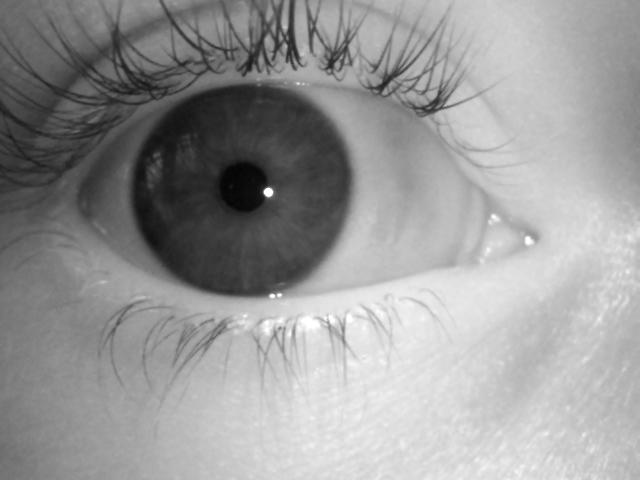
%> input picture Biometria/lab04/oko2.jpg, 640 x 480 px
$ octave lab42.m   (GNU Octave 9; MATLAB toolbox functions it lacks are replaced by stand-ins)
%> lines starting %> are read from the running program, lines starting %| are printed output that depends on the picture
### Biometria/lab04/polar_transform.m
function [polar_tab, szum_tab] = polar_transform(obraz, x_tecz, y_tecz, r_tecz,...
x_zre, y_zre, r_zre, radpixels, angulardiv)
% normalizacja - wykonuje normalizacje rejonu têczówki przez rozwiniêcie
% do wspó³rzêdnych biegunowych
%   Imput:
% obraz - pole z têczówk¹
% x_tecz - wspó³rzêdna x okrêgu okreœlaj¹cego granicê têczówki
% y_tecz - wspó³rzêdna y okrêgu okreœlaj¹cego granicê têczówki
% r_tecz - promieñ okrêgu otaczaj¹cego têczówkê
% x_zre - wspó³rzêdna x okrêgu okreœlaj¹cego granicê Ÿrenicy
% y_zre - wspó³rzêdna x okrêgu okreœlaj¹cego granicê Ÿrenicy
% r_zre - promieñ okrêgu otaczaj¹cego Ÿrenicê
% radpixels - promieniowy rozk³ad, okreœlaj¹cy pionowy wymiar
%                         znormalizowanej reprezentacji
% angulardiv - k¹towy rozk³ad, okreœlaj¹cy poziomy wymiar
%                         znormalizowanej reprezentacji
%
%   Output:
% polar_tab
% szum_tab

radiuspixels = radpixels + 2;
angledivisions = angulardiv-1;

theta = 0:2*pi/angledivisions:2*pi;

x_tecz = double(x_tecz);
y_tecz = double(y_tecz);
r_tecz = double(r_tecz);

x_zre = double(x_zre);
y_zre = double(y_zre);
r_zre = double(r_zre);

% obliczanie przesuniêcia œrodka Ÿrenicy od œrodka têczówki
ox = x_zre - x_tecz;
oy = y_zre - y_tecz;

if ox <= 0
    sgn = -1;
elseif ox > 0
    sgn = 1;
end

if ox==0 && oy > 0

    sgn = 1;

end

theta = double(theta);

a = ones(1,angledivisions+1)* (ox^2 + oy^2);

% ox = 0
if ox == 0
    phi = pi/2;
else
    phi = atan(oy/ox);
end

b = sgn.*cos(pi - phi - theta);

% obliczenie promienia wokó³ têczówki jako funkcji k¹ta
r = (sqrt(a).*b) + ( sqrt( a.*(b.^2) - (a - (r_tecz^2))));

r = r - r_zre;

rmat = ones(1,radiuspixels)'*r;

rmat = rmat.* (ones(angledivisions+1,1)*[0:1/(radiuspixels-1):1])';
rmat = rmat + r_zre;

% wykluczenie wartoœci granicy miêdzy têczówk¹ i Ÿrenic¹,
% miêdzy têczówk¹ i twardówk¹, gdy¿ wprowadzaj¹ zak³ócenia
rmat  = rmat(2:(radiuspixels-1), :);

% obliczanie kartezjañskich wspó³rzêdnych ka¿dego punktu danych wokó³
% ko³owego regionu têczówki
xcosmat = ones(radiuspixels-2,1)*cos(theta);
xsinmat = ones(radiuspixels-2,1)*sin(theta);

xo = rmat.*xcosmat;
yo = rmat.*xsinmat;

xo = x_zre+xo;
yo = y_zre-yo;

% wyliczanie wartoœci intensywnoœci do znormalizowanej reprezentacji przez
% interpolacjê
[x,y] = meshgrid(1:size(obraz,2),1:size(obraz,1));
polar_tab = interp2(x,y,obraz,xo,yo);

% tworzenie tablicy zak³óceñ z lokalizacj¹ wartoœci NaN
szum_tab = zeros(size(polar_tab));
wspolrzedne = find(isnan(polar_tab));
szum_tab(wspolrzedne) = 1;
polar_tab = double(polar_tab)./255;

% Usuwanie NaN przed wykonaniem transformacji biegunowej
wspolrzedne = find(isnan(polar_tab));
polar_tab2 = polar_tab;
polar_tab2(wspolrzedne) = 0.5;
avg = sum(sum(polar_tab2)) / (size(polar_tab,1)*size(polar_tab,2));
polar_tab(wspolrzedne) = avg;

### Biometria/lab04/lab42.m
% Krok 1: Wczytanie obrazu i konwersja do skali szarości
clear all; close all; clc;
oko = imread('oko2.jpg'); % Wczytanie obrazu oka
%> oko is the input picture: size 480x640 uint8; min 3, max 255, mean 152.6
if size(oko, 3) == 3
    oko = rgb2gray(oko); % Konwersja do skali szarości, jeśli obraz jest kolorowy
end
figure; imshow(oko); title('Oryginalny obraz oka');

% Krok 2: Wykrywanie krawędzi przy użyciu operatora Canny'ego
edges = edge(oko, 'Canny', [0.01 0.1]); % Dostosowanie progów [min max]
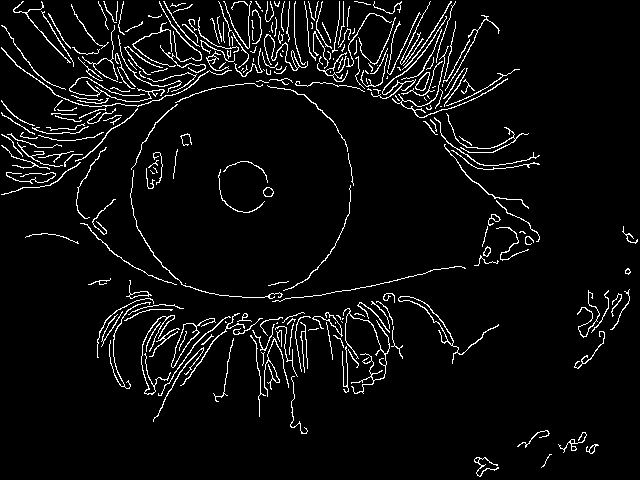
%> edges: size 480x640 logical; 5.3% white in thin lines or dots
figure; imshow(edges); title('Krawędzie wykryte operatorem Canny''ego');

% Krok 3: Wykrywanie okręgów metodą Hougha
% Parametry detekcji tęczówki (twardówka - tęczówka)
Rmin_iris = 70; % Minimalny promień (piksele)
Rmax_iris = 150; % Maksymalny promień (piksele)
[srodki_iris, promienie_iris] = imfindcircles(oko, [Rmin_iris Rmax_iris], ...
    'ObjectPolarity', 'bright', 'Sensitivity', 0.95);
%> srodki_iris = [369.3 24.98]; promienie_iris = 79.11

% Parametry detekcji źrenicy (źrenica - tęczówka)
Rmin_pupil = 20; % Minimalny promień (piksele)
Rmax_pupil = 50; % Maksymalny promień (piksele)
[srodki_pupil, promienie_pupil] = imfindcircles(oko, [Rmin_pupil Rmax_pupil], ...
    'ObjectPolarity', 'dark', 'Sensitivity', 0.85);
%> srodki_pupil = [267.6 175.7]; promienie_pupil = 20

% Wizualizacja wykrytych okręgów
figure; imshow(oko); title('Wykryte okręgi');
viscircles(srodki_iris, promienie_iris, 'Color', 'b'); % Tęczówka
viscircles(srodki_pupil, promienie_pupil, 'LineStyle', '--', 'Color', 'r'); % Źrenica
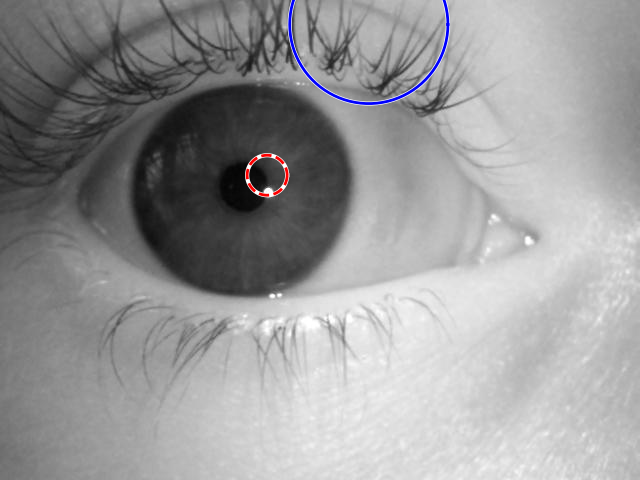
%> figure redrawn from the program's plot data; its title reads 'Wykryte okręgi'

% Krok 4: Transformacja tęczówki do współrzędnych biegunowych
% Parametry transformacji
promien_rozdz = 90; % Promień podziału
kat_zakres = 360; % Zakres kątowy (pełne koło)
if ~isempty(srodki_iris) && ~isempty(srodki_pupil)
    [polar_tab, szum_tab] = polar_transform(oko, ...
        srodki_pupil(1, 1), srodki_pupil(1, 2), promienie_pupil(1), ...
        srodki_iris(1, 1), srodki_iris(1, 2), promienie_iris(1), ...
        promien_rozdz, kat_zakres);
%> in polar_transform, `x_tecz = double(x_tecz);`: x_tecz = 267.6
%> in polar_transform, `y_tecz = double(y_tecz);`: y_tecz = 175.7
%> in polar_transform, `r_tecz = double(r_tecz);`: r_tecz = 20
%> in polar_transform, `x_zre = double(x_zre);`: x_zre = 369.3
%> in polar_transform, `y_zre = double(y_zre);`: y_zre = 24.98
%> in polar_transform, `r_zre = double(r_zre);`: r_zre = 79.11
%> in polar_transform, `ox = x_zre - x_tecz;`: ox = 101.7
%> in polar_transform, `oy = y_zre - y_tecz;`: oy = -150.8
%> in polar_transform, `phi = atan(oy/ox);`: phi = -0.977
%> in polar_transform, `b = sgn.*cos(pi - phi - theta);`: b = 360 values, max 1 at index 236, min -1 at index 57, mean -0.00155
%> the run ends on the next line

$ run again, with Biometria/lab04/oko1.jpg copied over Biometria/lab04/oko2.jpg
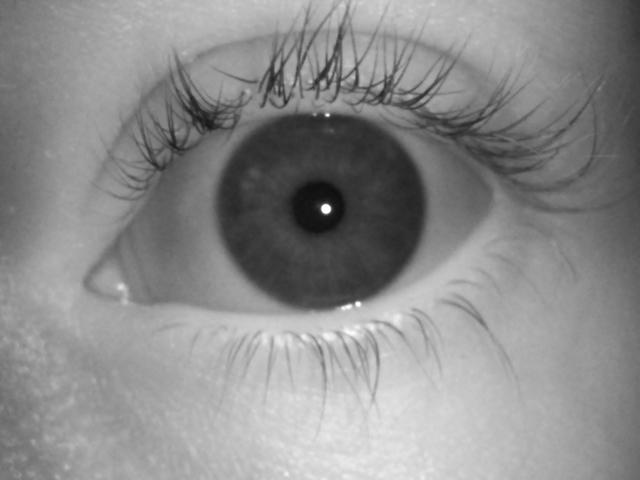
%> input picture Biometria/lab04/oko1.jpg, 640 x 480 px
%> oko is the input picture: size 480x640 uint8; min 13, max 255, mean 139.3
%> `edges = edge(oko, 'Canny', [0.01 0.1]);`:
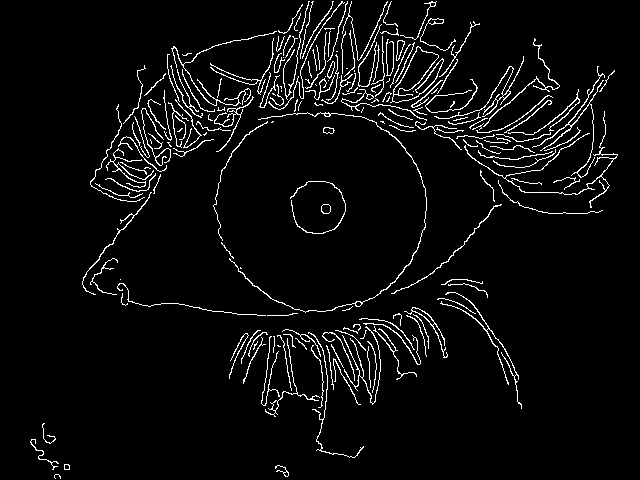
%> edges: size 480x640 logical; 4.6% white in thin lines or dots
%> srodki_iris = [367.9 104]; promienie_iris = 87.84
%> srodki_pupil = [334 169.6]; promienie_pupil = 20
%> `viscircles(srodki_pupil, promienie_pupil, 'LineStyle', '--', 'Color', ..`:
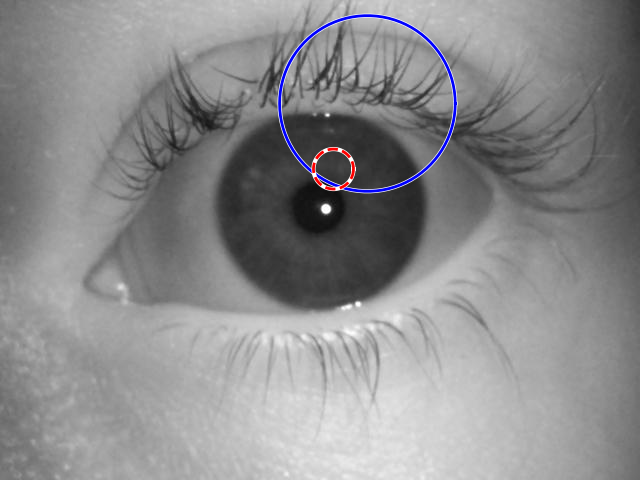
%> figure redrawn from the program's plot data; its title reads 'Wykryte okręgi'
%> x_tecz = 334
%> y_tecz = 169.6
%> r_tecz = 20
%> x_zre = 367.9
%> y_zre = 104
%> r_zre = 87.84
%> ox = 33.94
%> oy = -65.58
%> phi = -1.09
%> b = 360 values, max 1 at index 243, min -1 at index 63, mean -0.00128
